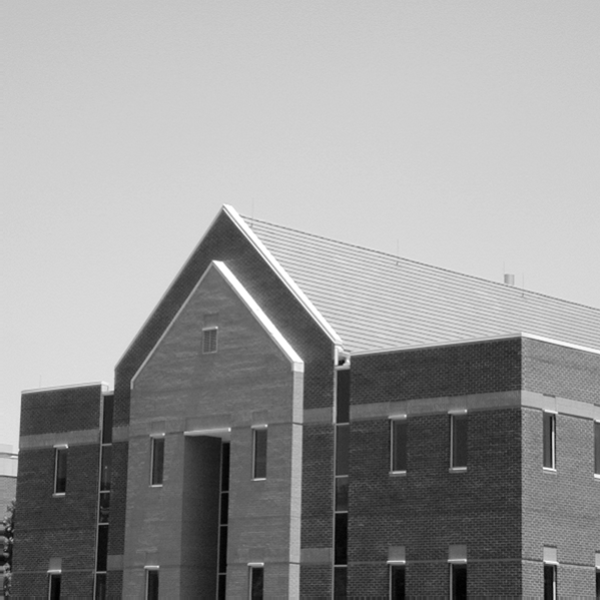
#> input picture lab4/Q5_1.tif, 600 x 600 px
$ jupyter execute lab5.ipynb
#> lines starting #> are read from the running program, lines starting #| are printed output that depends on the picture; after the words box and inside, x2 and y2 are one past the last pixel; in counts of white or black regions, pixels touching at a corner belong together
[cell 1]
import numpy as np
import cv2
import matplotlib.pyplot as plt

# 1. 读取输入图像
image = cv2.imread('Q5_1.tif', cv2.IMREAD_GRAYSCALE)
#> image is the input picture: shape (600, 600); min 0, max 255, mean 152.8

# 获取图像尺寸
M, N = image.shape
#> M = 600; N = 600

# 2. 计算填充大小
P = 2 * M
#> P = 1200
Q = 2 * N
#> Q = 1200

# 3. 创建填充图像，并填充为0
fp = np.zeros((P, Q), dtype=np.float32)
fp[0:M, 0:N] = image
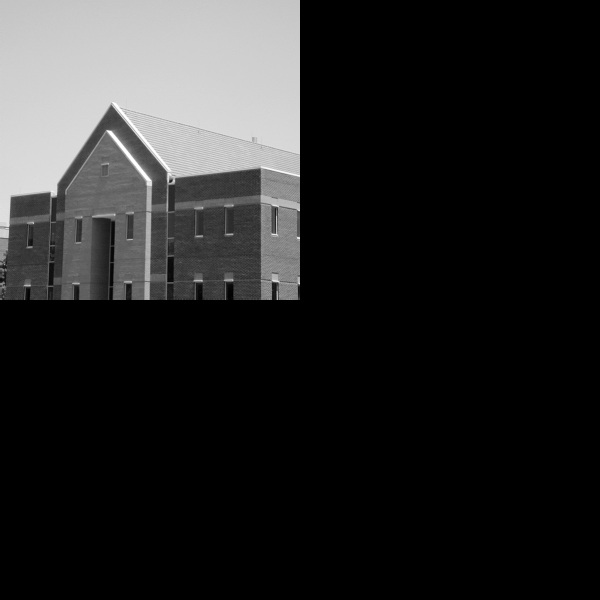
#> fp: shape (1200, 1200) float32 (shown at 1/2 size); min 0, max 255, mean 38.2

# 4. 进行频域中心化
fp *= (-1) ** (np.indices(fp.shape)[0] + np.indices(fp.shape)[1])
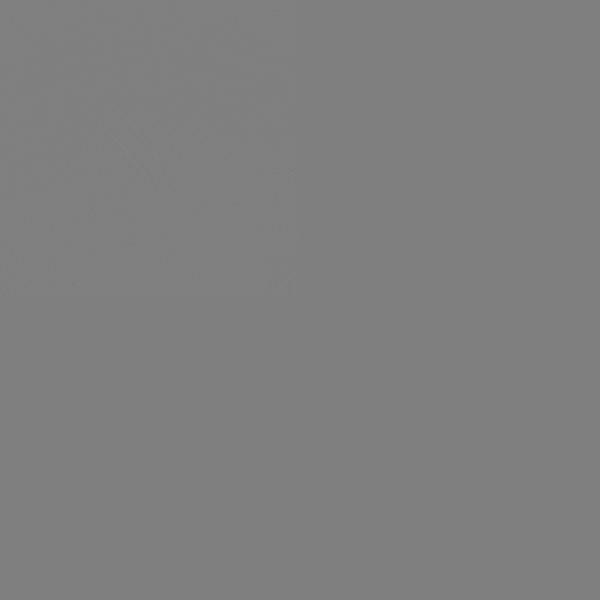
#> fp: shape (1200, 1200) float32 (shown at 1/2 size); 12.5% of pixels changed, all inside (x1, y1, x2, y2) = (0, 0, 600, 600); drawn with min black and max white

# 5. 计算DFT
F = np.fft.fft2(fp)

# 6. 创建滤波器传递函数H(u,v)
H = np.zeros((P, Q), dtype=np.float32)

# 例如，创建简单的低通滤波器
u = np.arange(P)
#> u = 1200 values from 0 to 1199
v = np.arange(Q)
#> v = 1200 values from 0 to 1199
U, V = np.meshgrid(u - P / 2, v - Q / 2)

# 设定截止频率
D0 = 30  # 可以根据需要修改

# 低通滤波器的传递函数
H = np.exp(-(U**2 + V**2) / (2 * (D0**2)))

# 7. 计算 G(u,v) = H(u,v) * F(u,v)
G = H * F

# 8. 计算逆DFT，得到过滤后的图像
gp = np.fft.ifft2(G)

# 9. 中心化逆变换结果
gp *= (-1) ** (np.indices(gp.shape)[0] + np.indices(gp.shape)[1])

# 10. 提取与原始图像相同大小的区域
g = np.real(gp[0:M, 0:N])  # 取实部
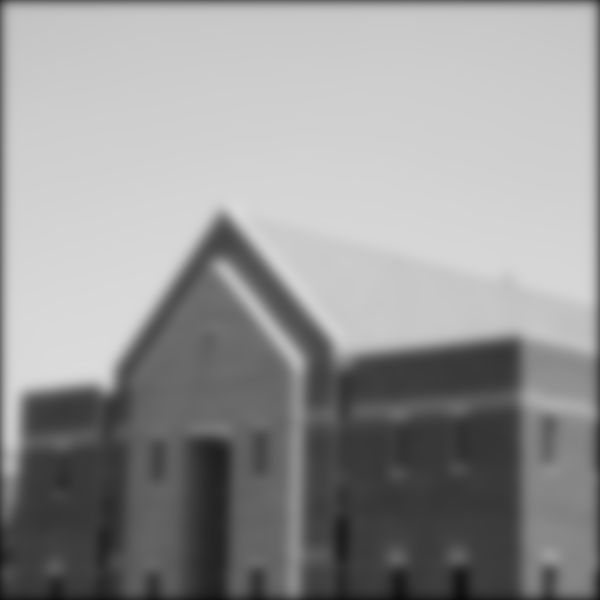
#> g: shape (600, 600) float64; min 11.97, max 219.1, mean 150.2

# 11. 归一化处理（0到255）
g = np.clip(g, 0, 255).astype(np.uint8)

# 绘制结果
plt.figure(figsize=(12, 6))
plt.subplot(1, 2, 1)
plt.imshow(image, cmap='gray')
plt.title('原始图像')
plt.axis('off')

plt.subplot(1, 2, 2)
plt.imshow(g, cmap='gray')
plt.title('频域滤波后的图像')
plt.axis('off')

plt.show()
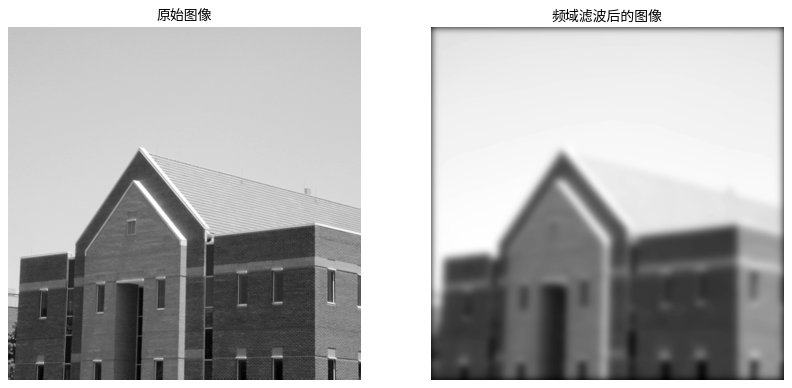
#> figure drawn by matplotlib, 2 panels

$ run again, with lab4/Q5_2.tif copied over lab4/Q5_1.tif
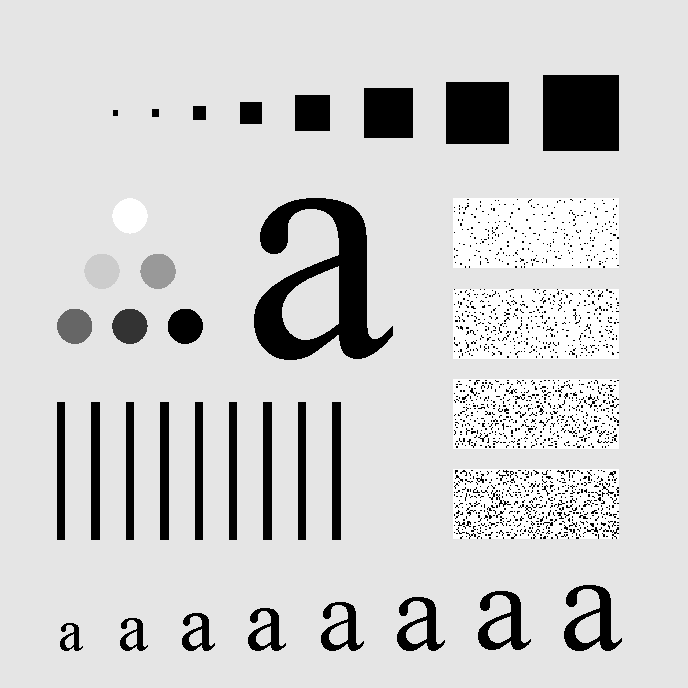
#> input picture lab4/Q5_2.tif, 688 x 688 px
#> image is the input picture: shape (688, 688); min 0, max 255, mean 207.3
#> `fp[0:M, 0:N] = image`:
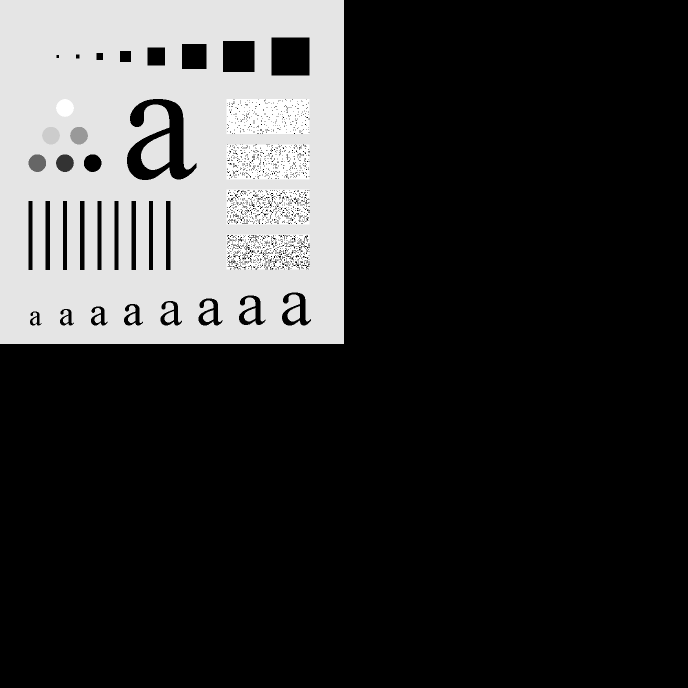
#> fp: shape (1376, 1376) float32 (shown at 1/2 size); min 0, max 255, mean 51.8
#> `plt.show()`:
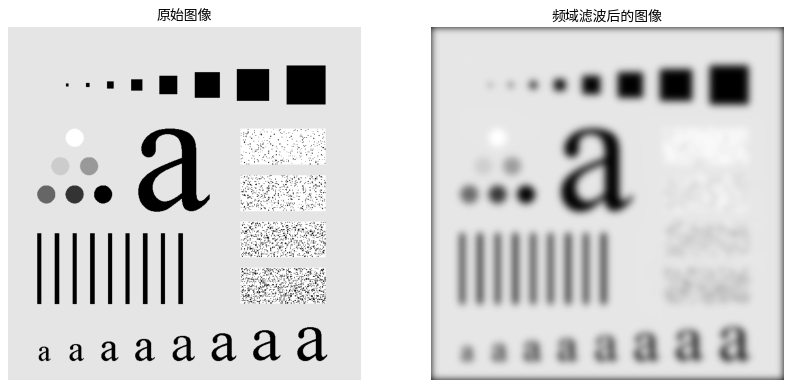
#> figure drawn by matplotlib, 2 panels
